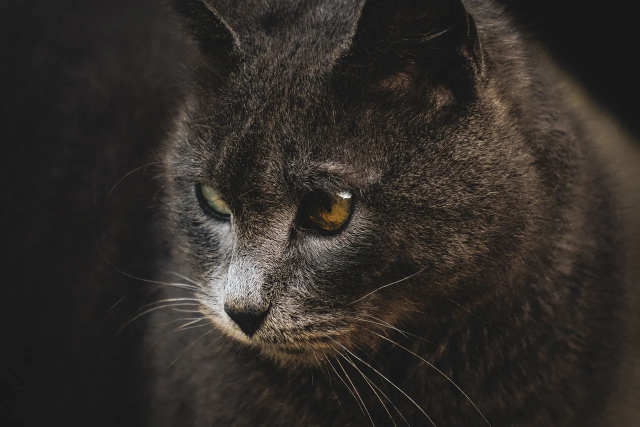
#> input picture images/1001/4.webp, 1280 x 853 px, found by its file name (shown at 1/2 size)
$ jupyter execute convolution.ipynb
#> lines starting #> are read from the running program, lines starting #| are printed output that depends on the picture; after the words box and inside, x2 and y2 are one past the last pixel; in counts of white or black regions, pixels touching at a corner belong together
<a href="https://ko.wikipedia.org/wiki/%ED%95%A9%EC%84%B1%EA%B3%B1">convolution(합성곱)</a>

[cell 1]
import numpy as np

# 예시 행렬
A = np.array([[4, -2],
              [1,  1]])

# numpy를 이용해 고유값과 고유벡터 계산
eigenvalues, eigenvectors = np.linalg.eig(A)

print("고유값(Eigenvalues):")
print(eigenvalues)

print("\n고유벡터(Eigenvectors):")
print(eigenvectors)

[cell 2]
import numpy as np
import matplotlib.pyplot as plt

plt.rcParams['font.family'] = 'NanumGothic'

# 행렬 정의
A = np.array([[4, -2],
              [1,  1]])

# 고유값과 고유벡터
eigenvalues, eigenvectors = np.linalg.eig(A)

# 원래 단위벡터들
x = np.array([[1,0], [0,1]])

# 변환된 벡터
Ax = A @ x.T

plt.figure(figsize=(6,6))
ax = plt.gca()

# 원래의 기준축 (빨간색, 파란색)
for i in range(2):
    ax.arrow(0, 0, x[i,0], x[i,1], head_width=0.1, color=['r','b'][i], alpha=0.5)

# 변환된 축 (초록색, 보라색)
for i in range(2):
    ax.arrow(0, 0, Ax[0,i], Ax[1,i], head_width=0.1, color=['g','purple'][i], alpha=0.5)

# 고유벡터 (검정색)
for i in range(len(eigenvalues)):
    vec = eigenvectors[:, i]
    ax.arrow(0, 0, vec[0]*eigenvalues[i], vec[1]*eigenvalues[i],
             head_width=0.1, color='k', linestyle='--')

ax.set_xlim(-5,5)
ax.set_ylim(-5,5)
ax.set_aspect('equal')
plt.grid(True)
plt.title("고유벡터(Eigenvectors)와 변환 결과")
plt.show()

[cell 3]
import numpy as np

# 예시 행렬
A = np.array([[4, -2],
              [1,  1]])

# numpy를 이용해 고유값과 고유벡터 계산
eigenvalues, eigenvectors = np.linalg.eig(A)

print("고유값(Eigenvalues):")
print(eigenvalues)

print("\n고유벡터(Eigenvectors):")
print(eigenvectors)

[cell 4]
import numpy as np
import matplotlib.pyplot as plt

# 행렬 정의
A = np.array([[4, -2],
              [1,  1]])

# 고유값과 고유벡터
eigenvalues, eigenvectors = np.linalg.eig(A)

# 원래 단위벡터들
x = np.array([[1,0], [0,1]])

# 변환된 벡터
Ax = A @ x.T

plt.figure(figsize=(6,6))
ax = plt.gca()

# 원래의 기준축 (빨간색, 파란색)
for i in range(2):
    ax.arrow(0, 0, x[i,0], x[i,1], head_width=0.1, color=['r','b'][i], alpha=0.5)

# 변환된 축 (초록색, 보라색)
for i in range(2):
    ax.arrow(0, 0, Ax[0,i], Ax[1,i], head_width=0.1, color=['g','purple'][i], alpha=0.5)

# 고유벡터 (검정색)
for i in range(len(eigenvalues)):
    vec = eigenvectors[:, i]
    ax.arrow(0, 0, vec[0]*eigenvalues[i], vec[1]*eigenvalues[i],
             head_width=0.1, color='k', linestyle='--')

ax.set_xlim(-5,5)
ax.set_ylim(-5,5)
ax.set_aspect('equal')
plt.grid(True)
plt.title("고유벡터(Eigenvectors)와 변환 결과")
plt.show()

[cell 5]
import numpy as np
import matplotlib.pyplot as plt

# ===== 유틸 함수 =====
def unit_circle(n=400):
    t = np.linspace(0, 2*np.pi, n)
    return np.vstack([np.cos(t), np.sin(t)])  # shape (2, n)

def eig_real(A, atol=1e-10):
    """A의 고유값/고유벡터 중 실수인 것만 반환 (복소수는 시각화 생략)"""
    w, V = np.linalg.eig(A)
    real_idx = [i for i, lam in enumerate(w) if abs(np.imag(lam)) < atol]
    w_real = np.real(w[real_idx])
    V_real = np.real(V[:, real_idx])
    return w_real, V_real

def draw_axes(ax, lim=5):
    ax.axhline(0, lw=1)
    ax.axvline(0, lw=1)
    ax.set_aspect('equal', 'box')
    ax.set_xlim(-lim, lim)
    ax.set_ylim(-lim, lim)
    ax.grid(True, lw=0.5, alpha=0.6)

def plot_matrix(ax, A, title=None, annotate=True):
    # 단위원과 타원
    C = unit_circle()
    E = A @ C

    ax.plot(C[0], C[1], '--', label='Unit circle')
    ax.plot(E[0], E[1], '-',  label='Transformed ellipse (A·x)')

    # 실수 고유값/고유벡터만 표시
    w, V = eig_real(A)
    for i in range(len(w)):
        v = V[:, i]
        # 방향만 보이도록 정규화 후 고유값으로 스케일
        v = v / np.linalg.norm(v) * w[i]
        ax.arrow(0, 0, v[0], v[1], head_width=0.12, length_includes_head=True)
        if annotate:
            ax.text(v[0]*1.08, v[1]*1.08, f"λ={w[i]:.2f}", fontsize=10)

    draw_axes(ax)
    if title:
        ax.set_title(title)
    ax.legend(loc='upper left')

# ===== 테스트용 행렬들 =====
matrices = {
    "A1 (Diagonal)": np.array([[3.0, 0.0],
                               [0.0, 1.0]]),                 # 축 방향 고유벡터

    "A2 (Symmetric)": np.array([[2.0, 1.0],
                                [1.0, 2.0]]),                # 대칭: 직교 고유벡터 (~[1,1], [1,-1])

    "A3 (Shear, λ=1 반복)": np.array([[1.0, 1.0],
                                     [0.0, 1.0]]),           # 결함 행렬: 고유벡터 1개 (x축)

    "A4 (Mixed)": np.array([[4.0, -2.0],
                            [1.0,  1.0]]),                   # 서로 다른 실수 고유값

    # "A5 (Rotation, complex λ)": np.array([[0.0, -1.0],
    #                                      [1.0,  0.0]]),   # 회전: 복소 고유값 → 벡터 표시 생략
}

# ===== 그리기 (그리드) =====
cols = 2
rows = int(np.ceil(len(matrices) / cols))
fig, axes = plt.subplots(rows, cols, figsize=(12, 6*rows))
axes = np.array(axes).reshape(rows, cols)

for ax, (name, A) in zip(axes.ravel(), matrices.items()):
    plot_matrix(ax, A, title=name)

# 남는 축 정리
for i in range(len(matrices), rows*cols):
    axes.ravel()[i].axis('off')

plt.tight_layout()
plt.show()

[cell 6]
import numpy as np
import matplotlib.pyplot as plt
from mpl_toolkits.mplot3d import Axes3D

# 두 벡터 정의
a = np.array([2, 1, 0])
b = np.array([1, 2, 1])

# 외적
c = np.cross(a, b)

# 플롯 준비
fig = plt.figure(figsize=(8,8))
ax = fig.add_subplot(111, projection='3d')

# 벡터 그리기
ax.quiver(0,0,0, a[0], a[1], a[2], color='r', label='a', linewidth=2)
ax.quiver(0,0,0, b[0], b[1], b[2], color='b', label='b', linewidth=2)
ax.quiver(0,0,0, c[0], c[1], c[2], color='g', label='a × b', linewidth=2)

# 평행사변형 시각화 (a, b span)
parallelogram = np.array([[0,0,0], a, a+b, b])
ax.plot([0,a[0]],[0,a[1]],[0,a[2]], 'r--')
ax.plot([0,b[0]],[0,b[1]],[0,b[2]], 'b--')
ax.plot([a[0],a[0]+b[0]],[a[1],a[1]+b[1]],[a[2],a[2]+b[2]],'k--')
ax.plot([b[0],a[0]+b[0]],[b[1],a[1]+b[1]],[b[2],a[2]+b[2]],'k--')
ax.plot([0,a[0]+b[0]],[0,a[1]+b[1]],[0,a[2]+b[2]],'k--')

# 그래프 설정
ax.set_xlim([0,3])
ax.set_ylim([0,3])
ax.set_zlim([0,3])
ax.set_xlabel('X')
ax.set_ylabel('Y')
ax.set_zlabel('Z')
ax.set_title("Cross Product Visualization")
ax.legend()
plt.show()

[cell 7]
import numpy as np
import matplotlib.pyplot as plt
from mpl_toolkits.mplot3d import Axes3D
from matplotlib.animation import FuncAnimation

# 초기 벡터
a = np.array([2, 1, 0])
b = np.array([1, 2, 1])

# 회전 행렬 (z축 회전)
def rotation_matrix_z(theta):
    return np.array([
        [np.cos(theta), -np.sin(theta), 0],
        [np.sin(theta),  np.cos(theta), 0],
        [0, 0, 1]
    ])

# figure 초기화
fig = plt.figure(figsize=(7,7))
ax = fig.add_subplot(111, projection='3d')

# 벡터 화살표 (quiver는 업데이트가 어려워 Line3D로 그림)
vec_a, = ax.plot([], [], [], 'r-', linewidth=3, label='a')
vec_b, = ax.plot([], [], [], 'b-', linewidth=3, label='b')
vec_c, = ax.plot([], [], [], 'g-', linewidth=3, label='a × b')

# 세팅
ax.set_xlim(-3,3)
ax.set_ylim(-3,3)
ax.set_zlim(-3,3)
ax.set_xlabel('X')
ax.set_ylabel('Y')
ax.set_zlabel('Z')
ax.set_title("Cross Product Animation")
ax.legend()

# 업데이트 함수
def update(frame):
    theta = np.radians(frame)
    R = rotation_matrix_z(theta)
    a_rot = R @ a
    b_rot = R @ b
    c_rot = np.cross(a_rot, b_rot)

    vec_a.set_data([0, a_rot[0]], [0, a_rot[1]])
    vec_a.set_3d_properties([0, a_rot[2]])

    vec_b.set_data([0, b_rot[0]], [0, b_rot[1]])
    vec_b.set_3d_properties([0, b_rot[2]])

    vec_c.set_data([0, c_rot[0]], [0, c_rot[1]])
    vec_c.set_3d_properties([0, c_rot[2]])

    return vec_a, vec_b, vec_c

# 애니메이션 생성
ani = FuncAnimation(fig, update, frames=np.arange(0, 360, 5), interval=100, blit=True)
plt.show()
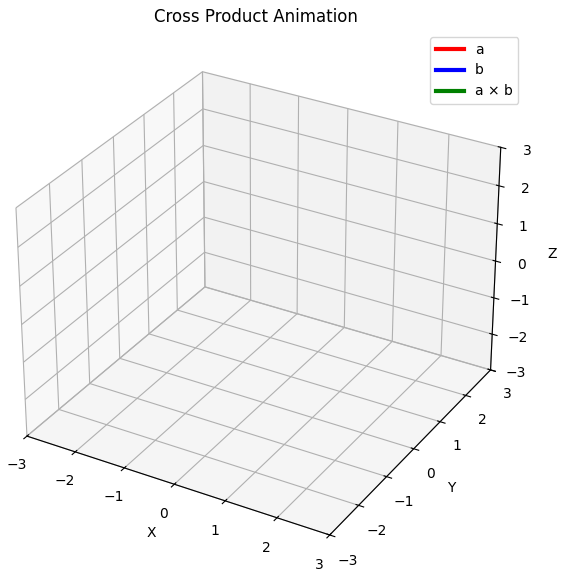
#> figure drawn by matplotlib, 1 panel

[cell 8]
# outline_from_image.py
# Pillow + NumPy 로 이미지 윤곽(Outline) 그리기
# pip install pillow

import math
import numpy as np
from PIL import Image

# ---------------------------
# 공통: 2D 컨볼루션 (same)
# ---------------------------
def conv2d_same(img, kernel):
    H, W = img.shape
#> H = 853; W = 1280
    kH, kW = kernel.shape
    assert kH % 2 == 1 and kW % 2 == 1
    pad_y, pad_x = kH // 2, kW // 2

    padded = np.zeros((H + 2*pad_y, W + 2*pad_x), dtype=np.float32)
    padded[pad_y:pad_y+H, pad_x:pad_x+W] = img

    out = np.zeros_like(img, dtype=np.float32)
    k = np.flipud(np.fliplr(kernel)).astype(np.float32)  # 컨볼루션 정의

    for y in range(H):
        for x in range(W):
            region = padded[y:y+kH, x:x+kW]
            out[y, x] = np.sum(region * k)
    return out

# ---------------------------
# 가우시안 블러 (분리합성)
# ---------------------------
def gaussian_kernel_1d(sigma, radius=None):
    if radius is None:
        radius = max(1, int(3*sigma))
    x = np.arange(-radius, radius+1, dtype=np.float32)
    k = np.exp(-(x*x)/(2*sigma*sigma))
    k /= np.sum(k)
    return k.reshape(1, -1)  # row vector

def conv_separable(img, k1d):
    # 가로 -> 세로
    # 가로
    kx = k1d
    ky = k1d.T
    tmp = conv2d_same(img, kx)
    out = conv2d_same(tmp, ky)
    return out

# ---------------------------
# Sobel 기울기
# ---------------------------
Kx = np.array([[+1, 0, -1],
               [+2, 0, -2],
               [+1, 0, -1]], dtype=np.float32)

Ky = np.array([[+1, +2, +1],
               [ 0,  0,  0],
               [-1, -2, -1]], dtype=np.float32)

def sobel_gradients(img):
    gx = conv2d_same(img, Kx)
    gy = conv2d_same(img, Ky)
#> after the loop in conv2d_same (call 4), `for y in range(H):`:
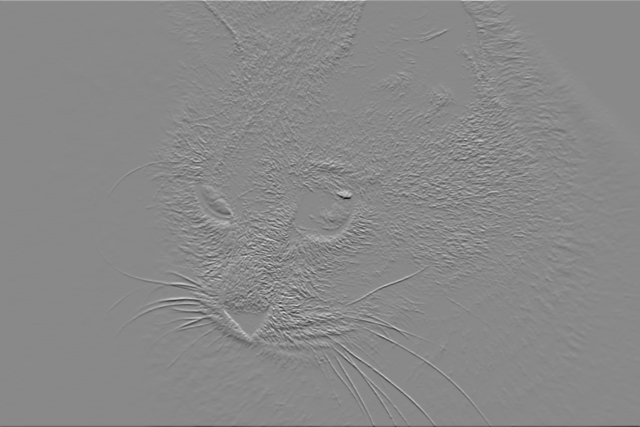
#> out: shape (853, 1280) float32 (shown at 1/2 size); min -393.9, max 338.8, mean 0; drawn with min black and max white
    mag = np.sqrt(gx*gx + gy*gy)
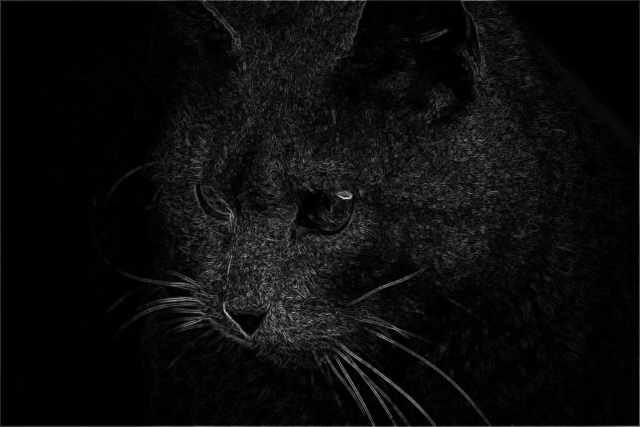
#> mag: shape (853, 1280) float32 (shown at 1/2 size); min 0, max 396.9, mean 19.7; drawn with min black and max white
    ang = np.arctan2(gy, gx)  # [-pi, pi]
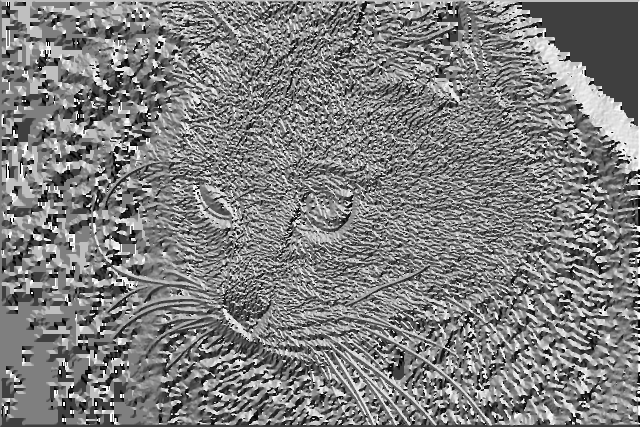
#> ang: shape (853, 1280) float32 (shown at 1/2 size); min -3.14, max 3.14, mean -0.00796; drawn with min black and max white
    return gx, gy, mag, ang

# ---------------------------
# 비최대 억제 (간단한 방향 양자화)
# ---------------------------
def non_maximum_suppression(mag, ang):
    H, W = mag.shape
#> H = 853; W = 1280
    out = np.zeros_like(mag, dtype=np.float32)

    # 각도 [0,180) 로 변환
    angle = (np.degrees(ang) + 180.0) % 180.0
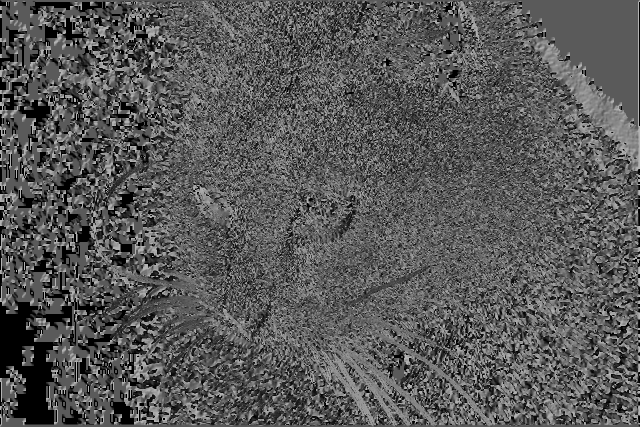
#> angle: shape (853, 1280) float32 (shown at 1/2 size); min 0, max 180, mean 88.4

    for y in range(1, H-1):
        for x in range(1, W-1):
            a = angle[y, x]
            m = mag[y, x]

            # 4방향(0,45,90,135)으로 양자화
            if (0 <= a < 22.5) or (157.5 <= a < 180):
                p, q = mag[y, x-1], mag[y, x+1]
            elif 22.5 <= a < 67.5:
                p, q = mag[y-1, x+1], mag[y+1, x-1]
            elif 67.5 <= a < 112.5:
                p, q = mag[y-1, x], mag[y+1, x]
            else:  # 112.5 ~ 157.5
                p, q = mag[y-1, x-1], mag[y+1, x+1]

            if m >= p and m >= q:
                out[y, x] = m
            else:
                out[y, x] = 0.0
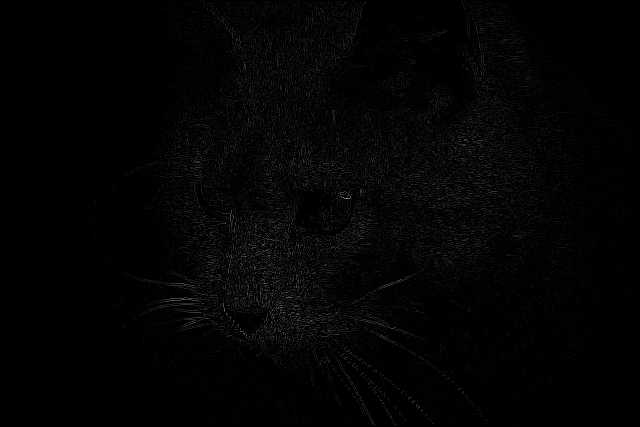
#> out: shape (853, 1280) float32 (shown at 1/2 size); min 0, max 396.9, mean 5.4; drawn with min black and max white
    return out

# ---------------------------
# 이중 임계 + 히스테리시스
# ---------------------------
def double_threshold_hysteresis(nms, low_ratio=0.1, high_ratio=0.25):
#> called with low_ratio = 0.08, high_ratio = 0.2
    mmax = nms.max() + 1e-6
#> mmax = 396.9
    high = high_ratio * mmax
#> high = 79.38
    low  = low_ratio  * mmax
#> low = 31.75

    strong = (nms >= high)
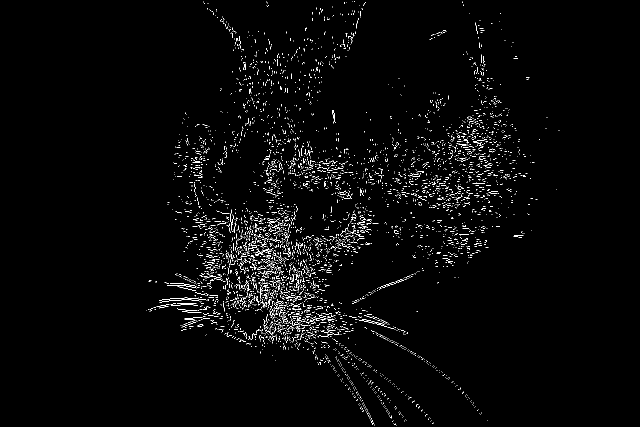
#> strong: shape (853, 1280) bool (shown at 1/2 size); 1.8% white in thin lines or dots, all inside (x1, y1, x2, y2) = (293, 2, 1119, 851)
    weak   = (nms >= low) & ~strong
#> weak: shape (853, 1280) bool; 4.4% white in thin lines or dots, all inside (x1, y1, x2, y2) = (222, 2, 1173, 852)

    H, W = nms.shape
#> H = 853; W = 1280
    out = np.zeros((H, W), dtype=np.uint8)

    # strong 은 즉시 엣지로 확정
    out[strong] = 255

    # weak 이 strong과 연결되어 있으면 엣지로 승격 (8-이웃)
    changed = True
    while changed:
        changed = False
        # weak 픽셀 중 이웃에 strong(out=255)이 있으면 승격
        ys, xs = np.where(weak & (out == 0))
        for y, x in zip(ys, xs):
            y0, y1 = max(0, y-1), min(H-1, y+1)
            x0, x1 = max(0, x-1), min(W-1, x+1)
            if np.any(out[y0:y1+1, x0:x1+1] == 255):
                out[y, x] = 255
                weak[y, x] = False
                changed = True
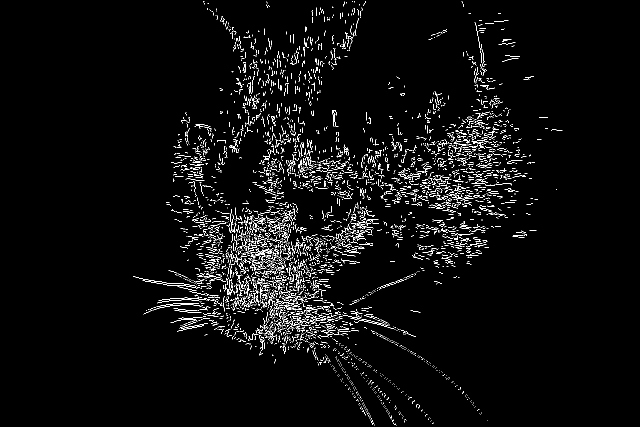
#> out: shape (853, 1280) (shown at 1/2 size); 3% white in thin lines or dots, all inside (x1, y1, x2, y2) = (266, 2, 1125, 851)
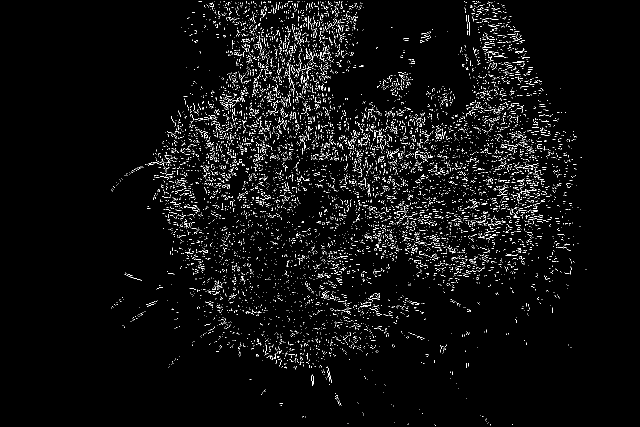
#> weak: shape (853, 1280) bool (shown at 1/2 size); 3.2% white in thin lines or dots, all inside (x1, y1, x2, y2) = (222, 2, 1173, 852)
        # 더 이상 승격될 것이 없으면 종료
    return out

# ---------------------------
# 윤곽 추출 파이프라인
# ---------------------------
def outline_from_image(input_path, blur_sigma=1.2, low_ratio=0.08, high_ratio=0.2,
                       save_mask="outline_mask.png", save_overlay="outline_overlay.png"):
    # 1) 로드 & 그레이스케일 float32
    img_pil = Image.open(input_path).convert("L")
    gray = np.array(img_pil, dtype=np.float32)

    # 2) 가우시안 블러(노이즈 완화)
    g1d = gaussian_kernel_1d(blur_sigma)
    smooth = conv_separable(gray, g1d)

    # 3) Sobel 기울기
    gx, gy, mag, ang = sobel_gradients(smooth)

    # 4) 비최대 억제 → 얇은 엣지
    nms = non_maximum_suppression(mag, ang)

    # 5) 이중 임계 + 히스테리시스 → 최종 윤곽 마스크
    mask = double_threshold_hysteresis(nms, low_ratio, high_ratio)

    # 저장: 마스크
    Image.fromarray(mask).save(save_mask)

    # 저장: 원본 RGB + 윤곽 오버레이
    rgb = Image.open(input_path).convert("RGB")
#> rgb is the input picture: PIL image 1280x853 RGB; mean R, G, B 49.7, 45, 41
    rgb_np = np.array(rgb, dtype=np.uint8)
    overlay = rgb_np.copy()
    # 윤곽(흰색) 그리기
    overlay[mask > 0] = [255, 255, 255]
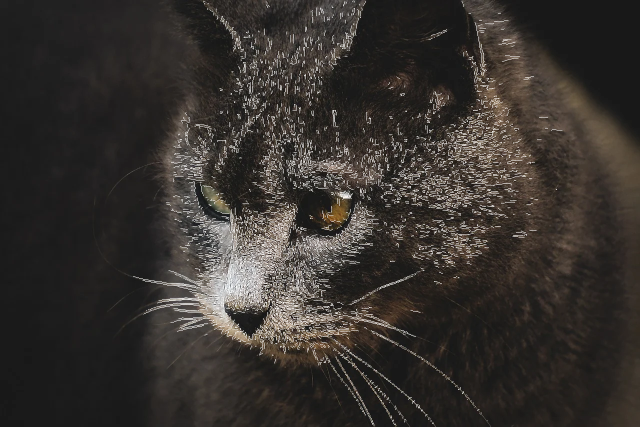
#> overlay: shape (853, 1280, 3) (shown at 1/2 size); 3.03% of pixels changed, all inside (x1, y1, x2, y2) = (266, 2, 1125, 851)
    Image.fromarray(overlay).save(save_overlay)

    print(f"Saved: {save_mask}, {save_overlay}")

# ---------------------------
# 실행 예시
# ---------------------------
if __name__ == "__main__":
    # 사용 예:
    # outline_from_image("your_image.png", blur_sigma=1.2, low_ratio=0.08, high_ratio=0.2)
    # 파라미터는 이미지 노이즈/해상도에 맞춰 조정하세요.
    outline_from_image("images/1001/4.WEBP", blur_sigma=1.2, low_ratio=0.08, high_ratio=0.2)
